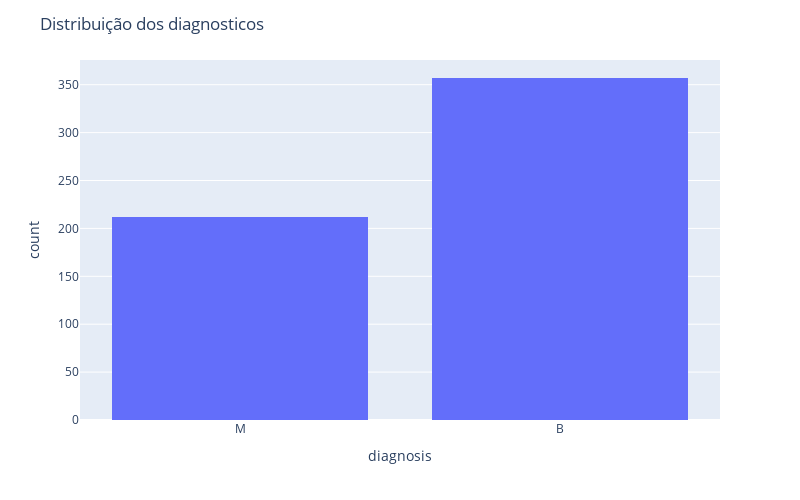

Write notebook code for a chart like this one.
### Code cell
hist1 =  px.histogram (dados,  x = "diagnosis", nbins=100) 
hist1.update_layout(width=800,height=500,title_text='Distribuição dos diagnosticos') 
hist1.show()

### Figure 1 — Plotly figure (JSON) as saved in the notebook; plotly's stock layout.template omitted (floating-point values rounded to 4 significant figures; data arrays with more than 128 entries replaced by an {"elided": "..."} marker saying what was removed)
{"data": [{"alignmentgroup": "True", "bingroup": "x", "hovertemplate": "diagnosis=%{x}<br>count=%{y}<extra></extra>", "legendgroup": "", "marker": {"color": "#636efa", "pattern": {"shape": ""}}, "name": "", "nbinsx": 100, "offsetgroup": "", "orientation": "v", "showlegend": false, "type": "histogram", "x": {"elided": "569 str values"}, "xaxis": "x", "yaxis": "y"}], "layout": {"barmode": "relative", "height": 500, "legend": {"tracegroupgap": 0}, "margin": {"t": 60}, "title": {"text": "Distribuição dos diagnosticos"}, "width": 800, "xaxis": {"anchor": "y", "autorange": true, "domain": [0, 1], "range": [-0.5, 1.5], "title": {"text": "diagnosis"}, "type": "category"}, "yaxis": {"anchor": "x", "autorange": true, "domain": [0, 1], "range": [0, 375.8], "title": {"text": "count"}}}}
